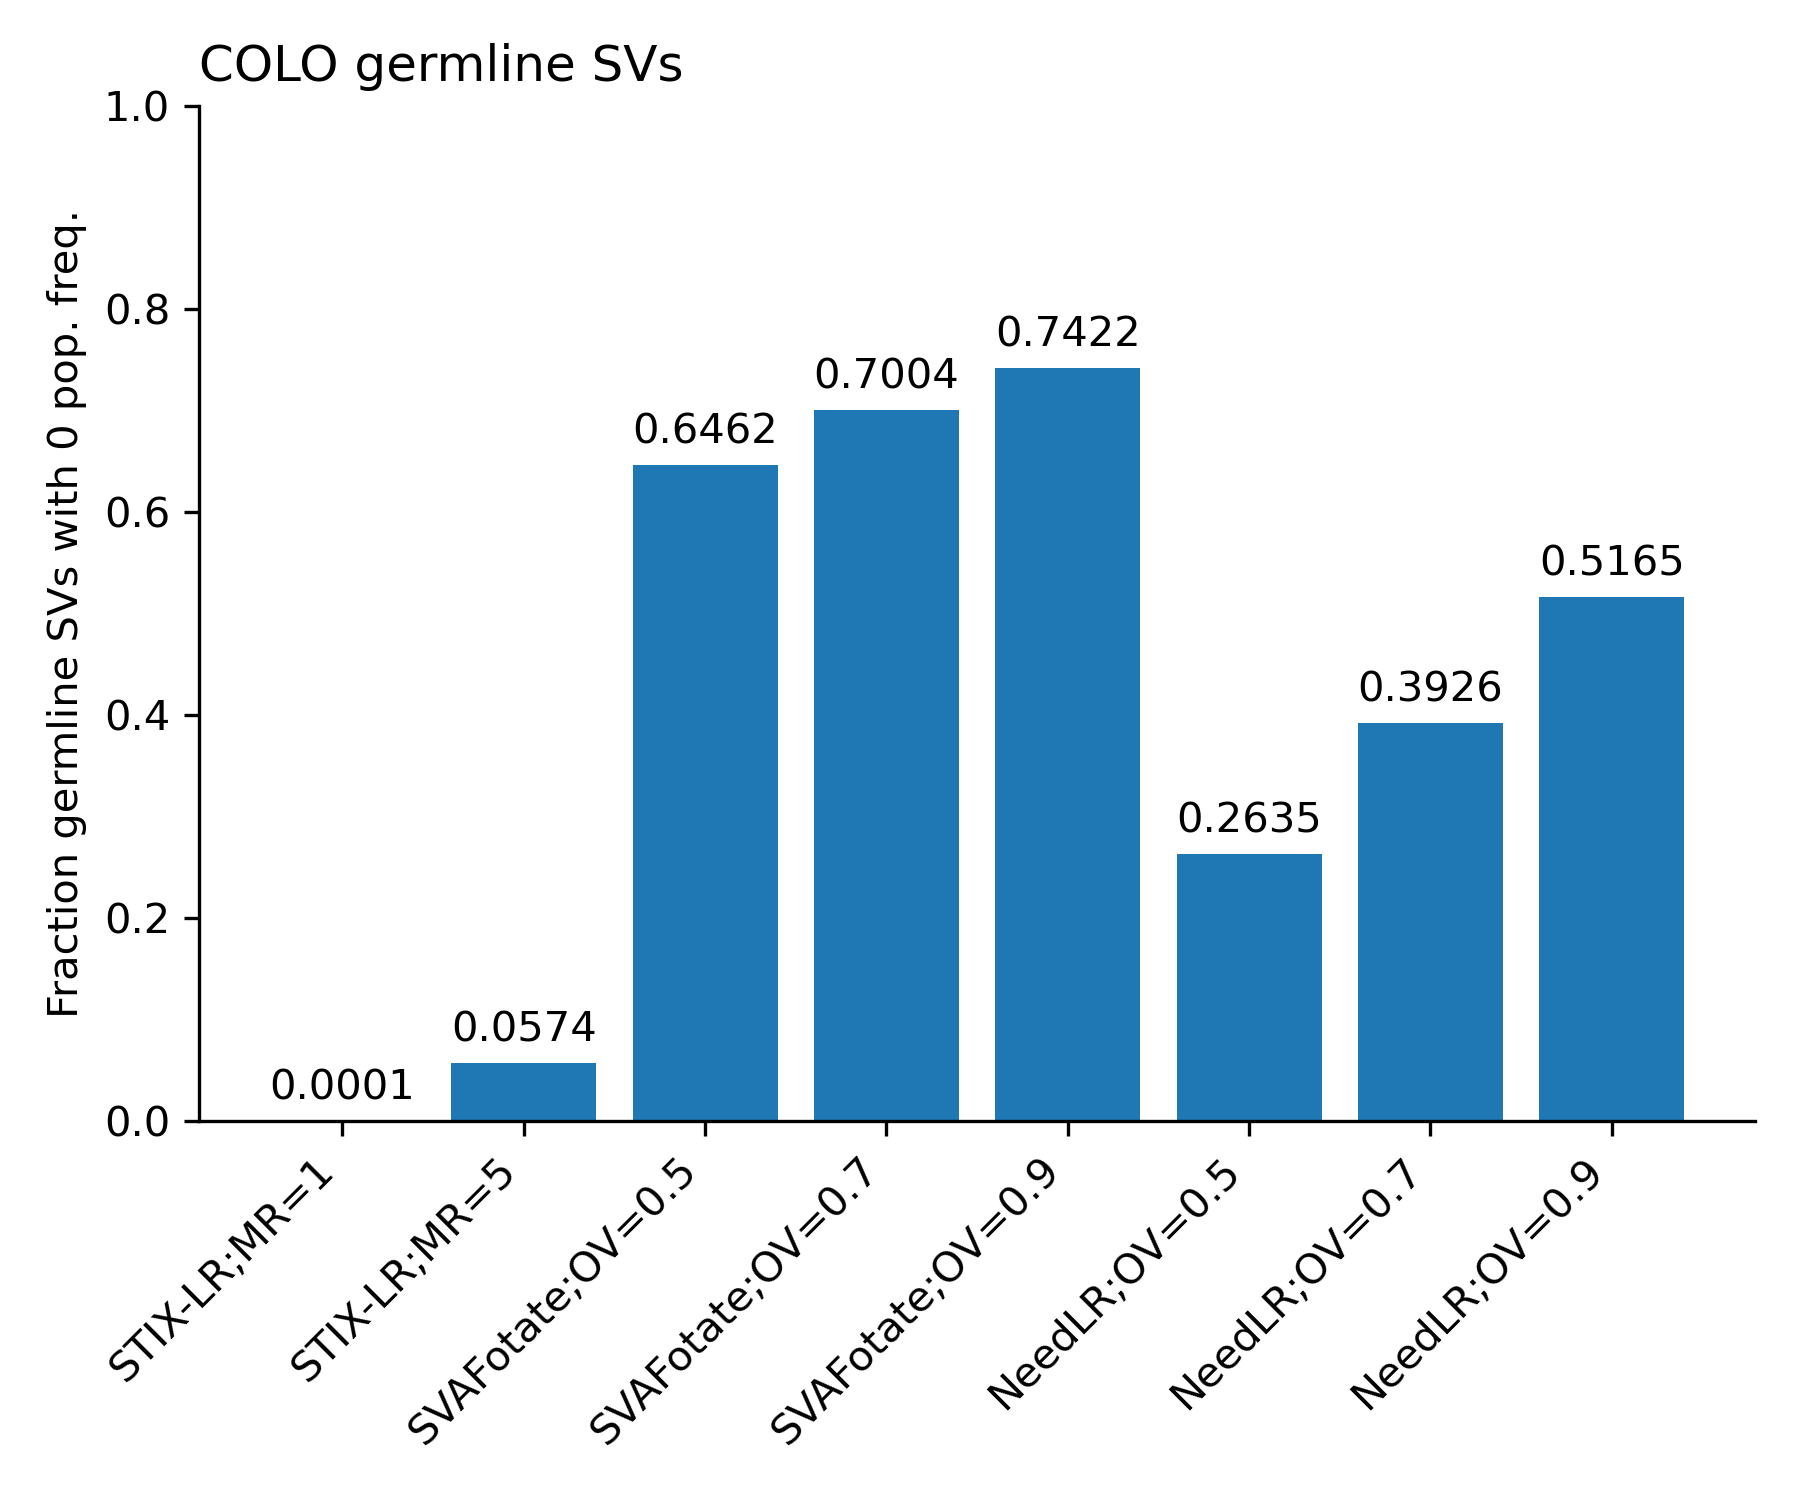

Python code for this plot:
#!/usr/bin/env python3

import argparse
import matplotlib.pyplot as plt
import pandas as pd

parser = argparse.ArgumentParser(description="Bar plot num. COLO germline SVs with 0 pop. freq.")
parser.add_argument(
    "--input",
    default="./missed_germlines.tsv"
)
parser.add_argument(
    "--output",
    default="bar-missed_germlines.png"
)
# plot
parser.add_argument(
    "--figsize",
    default=(6,5)
)
parser.add_argument(
    "--title",
    default="COLO germline SVs"
)
parser.add_argument(
    "--ymax",
    default=1
)
args = parser.parse_args()

def main():
    df = pd.read_csv(args.input, sep="\t")
    y = df['frac_zero_popfreq_germline']
    x = [
        'STIX-LR;MR=1',
        'STIX-LR;MR=5',
        'SVAFotate;OV=0.5',
        'SVAFotate;OV=0.7',
        'SVAFotate;OV=0.9',
        'NeedLR;OV=0.5',
        'NeedLR;OV=0.7',
        'NeedLR;OV=0.9'
    ]
    fig, ax = plt.subplots(figsize=args.figsize)
    bar = ax.bar(x, y)
    ax.bar_label(bar,padding=3)
    ax.set_ylabel("Fraction germline SVs with 0 pop. freq.")
    ax.set_title(args.title, loc="left")
    ax.set_ylim(0, args.ymax)
    plt.xticks(rotation=45, ha='right')
    plt.tight_layout()
    ax.spines['top'].set_visible(False)
    ax.spines['right'].set_visible(False)
    plt.savefig(args.output, dpi=300)

if __name__ == "__main__":
    main()
